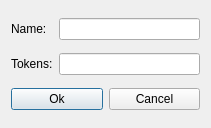
<?xml version="1.0" encoding="UTF-8"?>
<ui version="4.0">
 <class>PlaceProperties</class>
 <widget class="QDialog" name="PlaceProperties">
  <property name="geometry">
   <rect>
    <x>0</x>
    <y>0</y>
    <width>211</width>
    <height>128</height>
   </rect>
  </property>
  <property name="windowTitle">
   <string>Dialog</string>
  </property>
  <layout class="QHBoxLayout" name="horizontalLayout_4">
   <item>
    <layout class="QVBoxLayout" name="verticalLayout">
     <item>
      <layout class="QHBoxLayout" name="horizontalLayout">
       <item>
        <widget class="QLabel" name="label">
         <property name="text">
          <string>Name:  </string>
         </property>
        </widget>
       </item>
       <item>
        <widget class="QLineEdit" name="lineEdit"/>
       </item>
      </layout>
     </item>
     <item>
      <layout class="QHBoxLayout" name="horizontalLayout_2">
       <item>
        <widget class="QLabel" name="label_2">
         <property name="text">
          <string>Tokens:</string>
         </property>
        </widget>
       </item>
       <item>
        <widget class="QLineEdit" name="lineEdit_2"/>
       </item>
      </layout>
     </item>
     <item>
      <layout class="QHBoxLayout" name="horizontalLayout_3">
       <item>
        <widget class="QPushButton" name="pushButton">
         <property name="text">
          <string>Ok</string>
         </property>
        </widget>
       </item>
       <item>
        <widget class="QPushButton" name="pushButton_2">
         <property name="text">
          <string>Cancel</string>
         </property>
        </widget>
       </item>
      </layout>
     </item>
    </layout>
   </item>
  </layout>
 </widget>
 <resources/>
 <connections/>
</ui>
